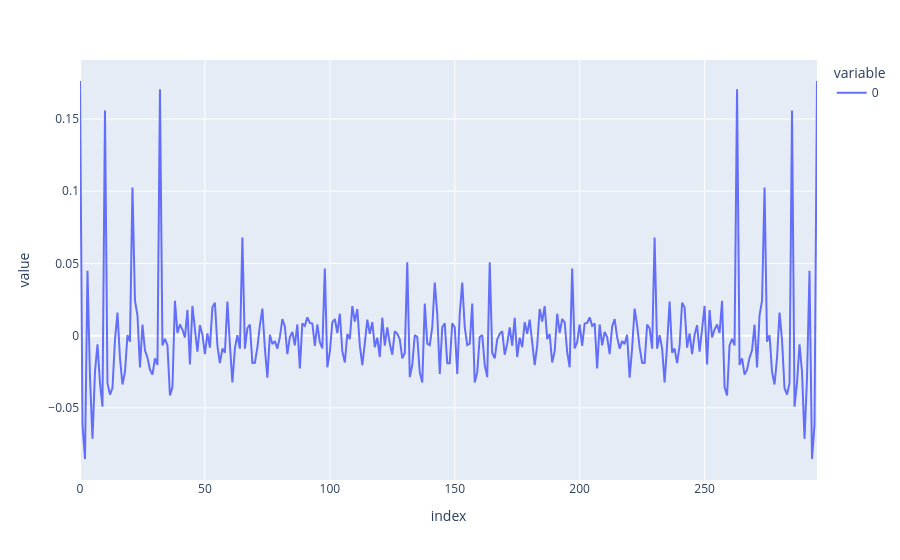

This figure's notebook cell:
### Code cell
ceps = np.fft.ifft(np.log10(spectrum)).real
ceps_healthy = np.fft.ifft(np.log10(spectrum_healthy)).real
ceps_healthy2 = np.fft.ifft(np.log10(spectrum_healthy2)).real

px.line(ceps_healthy[1:])

### Figure 1 — Plotly figure (JSON) as saved in the notebook; plotly's stock layout.template omitted (floating-point values rounded to 4 significant figures; data arrays with more than 128 entries replaced by an {"elided": "..."} marker saying what was removed)
{"data": [{"hovertemplate": "variable=0<br>index=%{x}<br>value=%{y}<extra></extra>", "legendgroup": "0", "line": {"color": "#636efa", "dash": "solid"}, "marker": {"symbol": "circle"}, "mode": "lines", "name": "0", "orientation": "v", "showlegend": true, "type": "scatter", "x": {"elided": "296 int values"}, "xaxis": "x", "y": {"elided": "296 float values"}, "yaxis": "y"}], "layout": {"legend": {"title": {"text": "variable"}, "tracegroupgap": 0}, "margin": {"t": 60}, "xaxis": {"anchor": "y", "domain": [0, 1], "title": {"text": "index"}}, "yaxis": {"anchor": "x", "domain": [0, 1], "title": {"text": "value"}}}}
